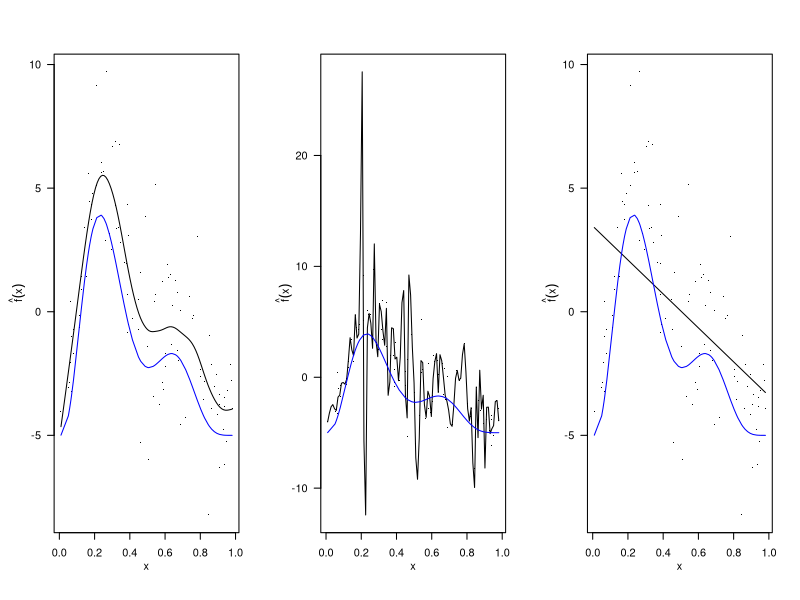

This figure's R source:
# example of varying lambda

library(mgcv)

set.seed(124)

# generate some data
dat <- gamSim(1,n=100,dist="normal",scale=2)

dat$y<-dat$y-(dat$f1+dat$f0+dat$f3)

true<-data.frame(x=sort(dat$x2),y=dat$f2[order(dat$x2)]-5)


pdf(file="lambda-ex.pdf",height=3,width=6.5)

#par(mfrow=c(2,2),las=1)
par(mfrow=c(1,3),las=1,mgp=c(2,1,0))

# truth
#plot(true$x,true$y,type="l")
#points(dat$x2,dat$y,pch=".")


# optimal
b<-gam(y~s(x2,k=100),data=dat)
plot(b,se=FALSE,rug=FALSE,residuals=TRUE,ylab=expression(hat(f)(x)),xlab="x")
lines(true$x,true$y,type="l",col="blue")


# lambda=0
b.0<-gam(y~s(x2,k=100),data=dat,sp=0)
plot(b.0,se=FALSE,rug=FALSE,residuals=TRUE,ylab=expression(hat(f)(x)),xlab="x")
lines(true$x,true$y,type="l",col="blue")


# lambda=infinity
b.inf<-gam(y~s(x2,k=100),data=dat,sp=1e10)
plot(b.inf,se=FALSE,rug=FALSE,residuals=TRUE,ylab=expression(hat(f)(x)),xlab="x")
lines(true$x,true$y,type="l",col="blue")


dev.off()
